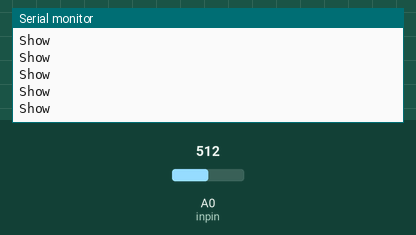
This sketch was run on a simulated Arduino Uno, built with avr-gcc and run on an emulated ATmega328P. On the bench: the last lines printed to the serial monitor. The test bench sets the inputs (shaded band); at power-on: A0 (inpin) = 512.

Above: at 1.2 s.
1.3 s: A0 (inpin) set to 49
4.3 s: A0 (inpin) set to 43
At 4.8 s:
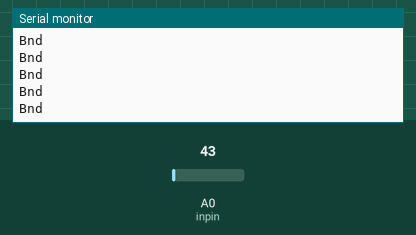
6.2 s: A0 (inpin) set to 122
At 7.2 s:
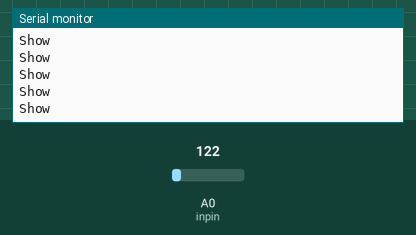

The sketch:

sketch_sep17a.ino
```cpp
const int inpin = A0;
int reading = 0;

void setup() {
  Serial.begin(9600);
  pinMode(inpin, INPUT);
}

void loop() {
  reading = analogRead(inpin);
  reading = reading - 45;
  if(reading > 0){
    Serial.println("Show");
  } else {
    Serial.println("Bnd");
  }
}
```

Measured:
- the behaviour switches between 46 and 45 on A0 (inpin) (found by bisection; images 0 and 1)
- after the input at 4.3 s, the serial monitor: prints a new line after 0.07 s (image 1)
